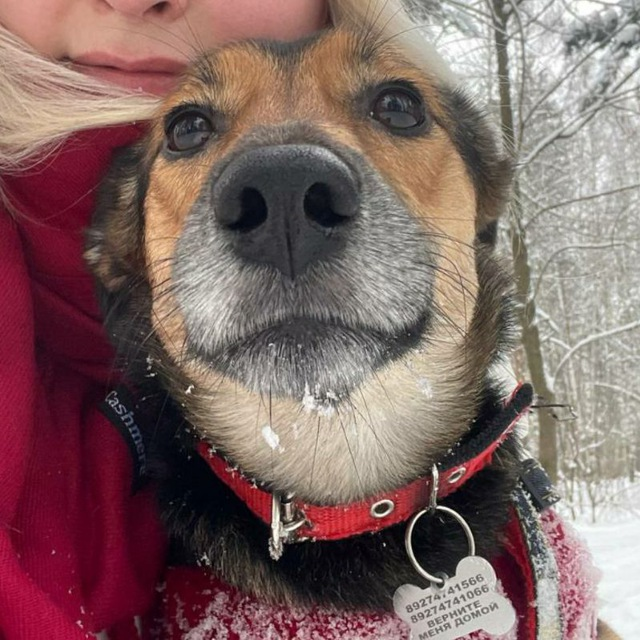
#> input picture part1/hw7/hw7.jpg, 640 x 640 px
$ python hw7.py
#> lines starting #> are read from the running program, lines starting #| are printed output that depends on the picture; after the words box and inside, x2 and y2 are one past the last pixel; in counts of white or black regions, pixels touching at a corner belong together
import cv2

img = cv2.imread('hw7.jpg')
#> img is the input picture: shape (640, 640, 3); mean B, G, R 101.7, 104, 129.7

cv2.imshow('original',img)
cv2.waitKey(0)
cv2.destroyAllWindows()


# Resize an image in OpenCV using different interpolations, and study the differences.

scale_down = 0.6
res_inter_nearest = cv2.resize(img, None, fx=scale_down, fy=scale_down, interpolation=cv2.INTER_NEAREST)
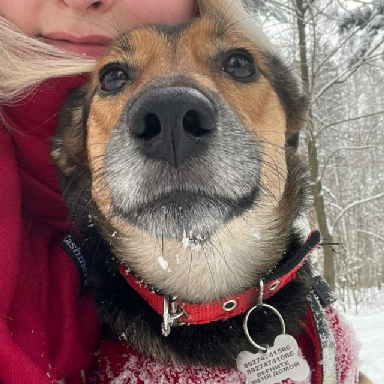
#> res_inter_nearest: shape (384, 384, 3); mean B, G, R 101.6, 103.9, 129.7
res_inter_linear = cv2.resize(img, None, fx=scale_down, fy=scale_down, interpolation=cv2.INTER_LINEAR)
res_inter_area = cv2.resize(img, None, fx=scale_down, fy=scale_down, interpolation=cv2.INTER_AREA)

cv2.imshow('inter_nearest', res_inter_nearest)
cv2.imshow('inter_linear', res_inter_linear)
cv2.imshow('inter_area', res_inter_area)

cv2.waitKey(0)
cv2.destroyAllWindows()


# Divide the image in patches and saves them to the disk as a patch with serial names

img_copy = img.copy()

img_height = img.shape[0]
#> img_height = 640
img_width = img.shape[1]
#> img_width = 640

patches_count = 2
patch_height = img_height // patches_count
#> patch_height = 320
patch_width = img_width // patches_count
#> patch_width = 320
x1 = 0
y1 = 0

for y in range(0, img_height, patch_height):
    for x in range(0, img_width, patch_width):
        if (img_height - y) < patch_height or (img_width - x) < patch_width:
            break

        y1 = y + patch_height
        x1 = x + patch_width

        tiles = img_copy[y:y1, x:x1]
        cv2.imwrite('saved_patches/'+'tile'+str(x)+'_'+str(y)+'.jpg', tiles)
        cv2.rectangle(img, (x, y), (x1, y1), (0, 255, 0), 1)
#> this loop made 2 passes
#> pass 1, `cv2.imwrite('saved_patches/'+'tile'+str(x)+'_'+str(y)+'.jpg', tiles)`:
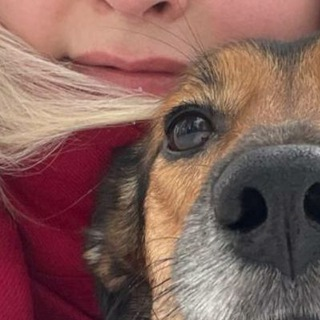
#> saved as tile0_0.jpg: shape (320, 320, 3); mean B, G, R 88.8, 94.7, 130
#> pass 1, `cv2.imwrite('saved_patches/'+'tile'+str(x)+'_'+str(y)+'.jpg', tiles)`:
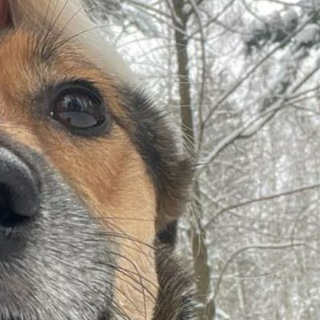
#> saved as tile320_0.jpg: shape (320, 320, 3); mean B, G, R 137, 147.2, 154.2
#> pass 2, `cv2.imwrite('saved_patches/'+'tile'+str(x)+'_'+str(y)+'.jpg', tiles)`:
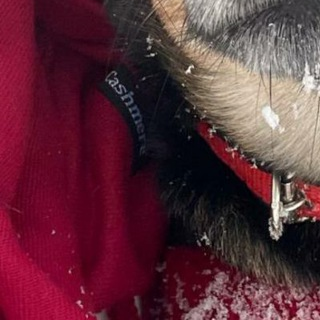
#> saved as tile0_320.jpg: shape (320, 320, 3); mean B, G, R 57.6, 45.8, 93.2
#> pass 2, `cv2.imwrite('saved_patches/'+'tile'+str(x)+'_'+str(y)+'.jpg', tiles)`:
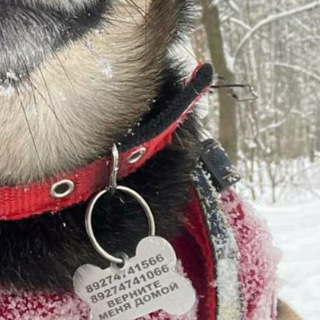
#> saved as tile320_320.jpg: shape (320, 320, 3); mean B, G, R 123.1, 128.3, 141.4
#> after the loop:
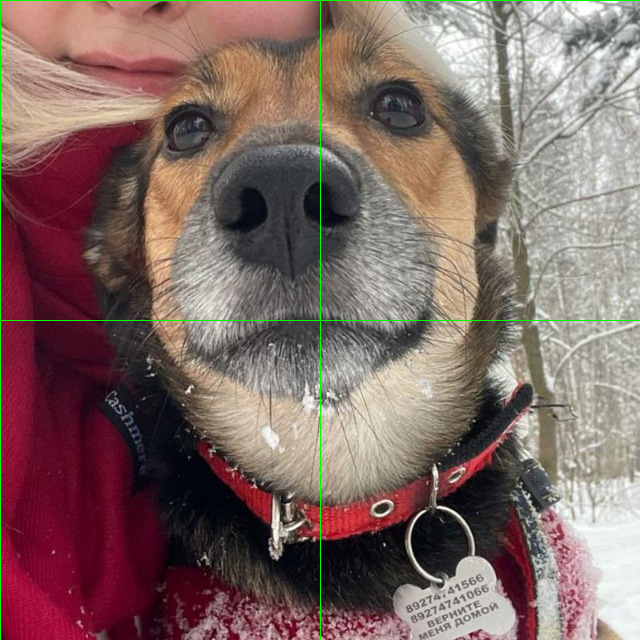
#> img: shape (640, 640, 3); 0.62% of pixels changed, all inside (x1, y1, x2, y2) = (0, 0, 640, 640)

cv2.imshow('patched', img)
cv2.waitKey(0)
cv2.destroyAllWindows()
